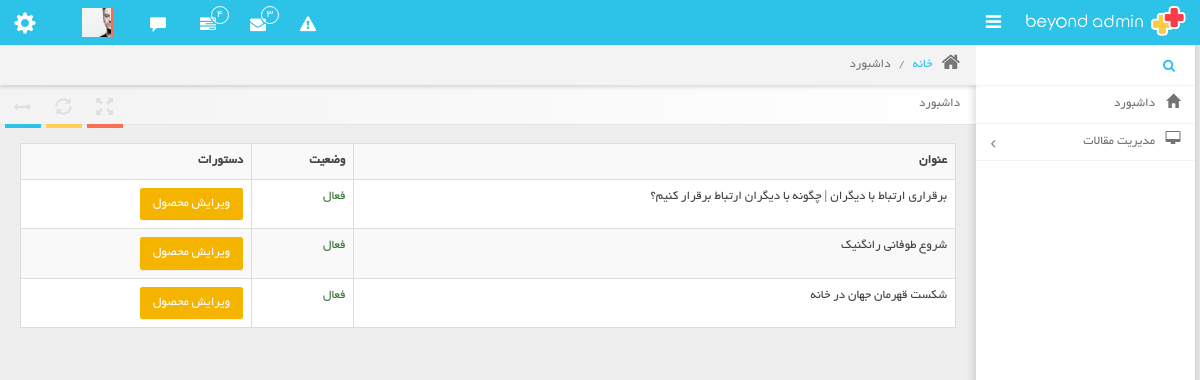
The page /admin-panel/articles/ (signed in) on the database its author committed.
### article_module/models.py (models this page shows, shortened)
class Article(models.Model):
    title = models.CharField(max_length=300, verbose_name='عنوان مقاله')
    slug = models.SlugField(max_length=400, db_index=True,
                            allow_unicode=True, verbose_name='عنوان در url')
    image = models.ImageField(
        upload_to='images/articles', verbose_name='تصویر مقاله')
    short_description = models.TextField(verbose_name='توضیحات کوتاه')
    text = models.TextField(verbose_name='متن مقاله')
    is_active = models.BooleanField(
        default=True, verbose_name='فعال / غیرفعال')
    selected_categories = models.ManyToManyField(
        ArticleCategory, verbose_name='دسته بندی ها')
    author = models.ForeignKey(
        User, on_delete=models.CASCADE, verbose_name='نویسنده', null=True, editable=False)
    create_date = models.DateTimeField(
        auto_now_add=True, editable=False, verbose_name='تاریخ ثبت')
    class Meta:
        verbose_name = 'مقاله'
        verbose_name_plural = 'مقالات'

### admin_panel/views.py (the view)
# urls.py: path('articles/', views.ArticlesListView.as_view(), name='admin_articles'),
@method_decorator(permission_checker_decorator_factory({'permission_name': 'article_index'}), name='dispatch') # Use a decorator
class ArticlesListView(ListView):
    model = Article
    paginate_by = 12
    template_name = 'admin_panel/articles/articles_list.html'
    def get_context_data(self, *args, **kwargs):
        context = super(ArticlesListView, self).get_context_data(
            *args, **kwargs)
        return context
    def get_queryset(self):
        query = super(ArticlesListView, self).get_queryset()
        category_name = self.kwargs.get('category')
        if category_name is not None:
            query = query.filter(
                selected_categories__url_title__iexact=category_name)
        return query

### admin_panel/templates/admin_panel/articles/articles_list.html (shortened to what this page needs)
{% extends 'admin_panel/shared/_admin_layout.html' %}
{% block content %}
    <div class="row">
        <div class="col-md-12">
            <div class="table-responsive">
                <table class="table table-bordered table-hover table-striped">
                    <tr>
                        <th>عنوان</th>
                        <th>وضعیت</th>
                        <th>دستورات</th>
                    </tr>
                    {% for article in object_list %}
                        <tr>
                            <td>{{ article.title }}</td>
                            <td>
                                {% if article.is_active %}
                                    <span class="text-success">فعال</span>
                                {% else %}
                                    <span class="text-danger">غیرفعال</span>
                                {% endif %}
                            </td>
                            <td>
                                <a href="{% url 'admin_edit_article' pk=article.id %}" class="btn btn-warning">ویرایش محصول</a>
                            </td>
                        </tr>
                    {% endfor %}
                </table>
            </div>
        </div>
    </div>
{% endblock %}

### rows shown on the page
Article: title "برقراری ارتباط با دیگران | چگونه با دیگران ارتباط برقرار کنیم؟", is_active "فعال"
Article: title "شروع طوفانی رانگنیک", is_active "فعال"
Article: title "شکست قهرمان جهان در خانه", is_active "فعال"
